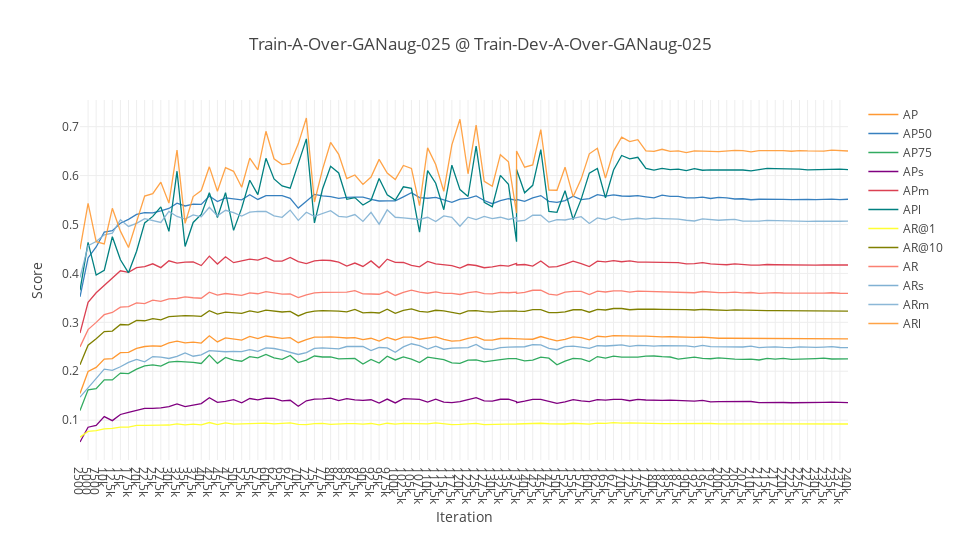

Notebook source saved alongside this figure:
### Code cell
cf.go_offline(connected = True)
config = {
    "modeBarButtonsToRemove": ["sendDataToCloud"],
    "displaylogo": False
}
layout = {
    "title": plot_title,
    "xaxis": {
        "title": "Iteration",
        "tickvals": df_iterations["Iteration"],
    },    
    "yaxis": {
        "title": "Score"
    },
    "width": 960,
    "height": 540
}
fig = df_iterations.iplot(x = 'Iteration', y = ["AP", "AP50", "AP75", "APs", "APm", "APl", "AR@1", "AR@10", "AR", "ARs", "ARm", "ARl"], layout = layout, asFigure = True)
py.offline.iplot(fig, show_link = False, config = config)
